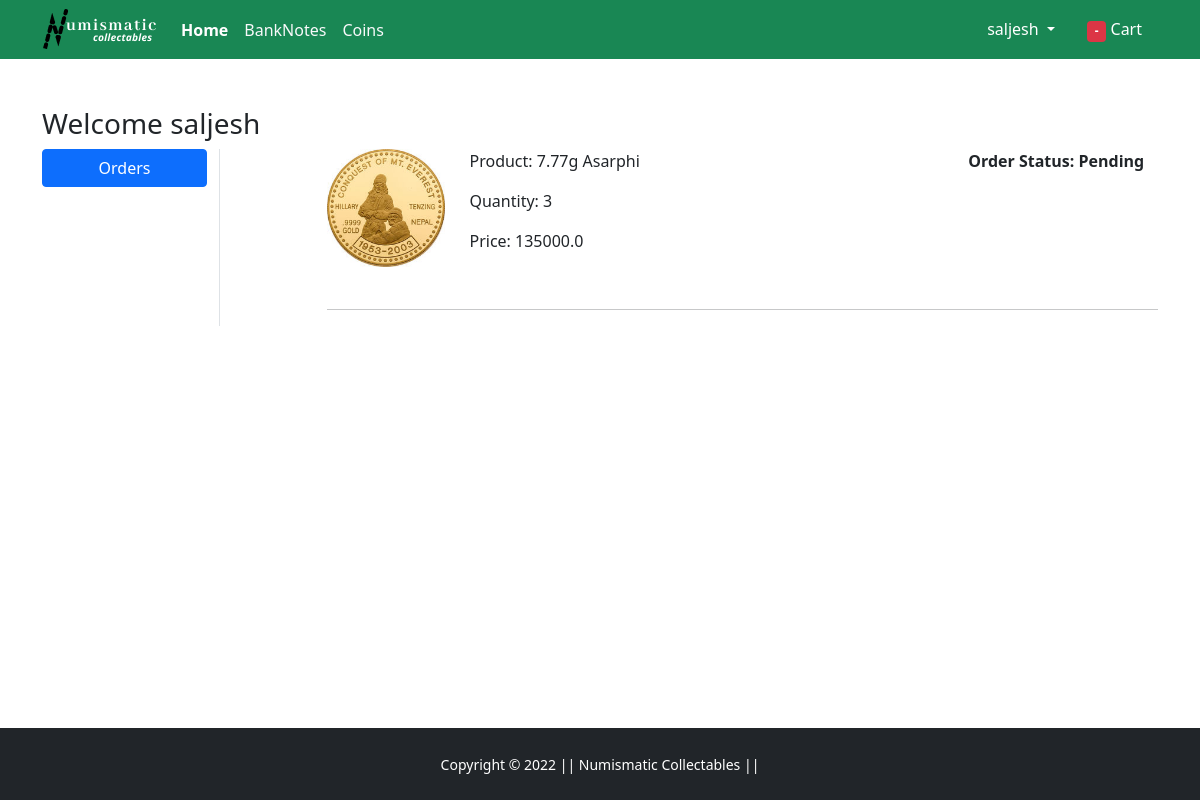
Screenshot of /orders/ (signed in) with the database file from the repository.
### app/models.py (models this page shows, shortened)
class OrderPlaced(models.Model):
    user = models.ForeignKey(User, on_delete=models.CASCADE)
    customer = models.ForeignKey(Customer, on_delete=models.CASCADE)
    product = models.ForeignKey(Product, on_delete=models.CASCADE)
    quantity = models.PositiveIntegerField(default=1)
    ordered_date = models.DateTimeField(auto_now_add = True)
    status = models.CharField(max_length=50, choices = STATUS_CHOICES, default = 'Pending')
    @property
    def total_cost(self):
        return self.quantity * self.product.discounted_price

class Product(models.Model):
    title = models.CharField(max_length=100)
    selling_price = models.FloatField()
    discounted_price = models.FloatField()
    description = models.TextField()
    brand = models.CharField(max_length=100)
    category = models.CharField(choices=CATEGORY_CHOICES, max_length=15)
    product_image = models.ImageField(upload_to="productimg")

### app/views.py (the view)
# urls.py: path('orders/', views.orders, name='orders'),
@login_required
def orders(request):
    op = OrderPlaced.objects.filter(user=request.user)
    return render(request, 'app/orders.html',{'order_placed': op})

### app/templates/app/orders.html (shortened to what this page needs)
{% extends 'app/base.html' %}
{% load static %}
{% block main-content %}
<div class="container my-5">
 <div class="row">
 <h3>Welcome <span class="text-capitalized">{{request.user}}</span></h3>
  <div class="col-sm-2 border-end">
   <ul class="list-unstyled">
    <li class="d-grid"><a href="{% url 'orders' %}" class="btn btn-primary">Orders</a></li>
   </ul>
  </div>
  <div class="col-sm-9 offset-sm-1">
  {% for op in order_placed %}
   <div class="row shadow-sm-1">
        <div class="col-sm-2">
            <img src="{{op.product.product_image.url}}" alt="" class="img-fluid" height="150" width="150">
        </div>
        <div class="col-sm-7">
            <p>Product: {{op.product.title}}</p>
            <p>Quantity: {{op.quantity}}</p>
            <p>Price: {{op.total_cost}}</p>
        </div>
        <div class="col-sm-3 fw-bold">
            <p>Order Status: {{op.status}} </p>
        </div>
   </div><br><hr>
    {% endfor %}
  </div>
 </div>
</div>
{% endblock main-content %}

### app/templates/app/base.html (shortened to what this page needs)
<!doctype html>
{% load static %}
<html lang="en">
  <head>
    <link href="https://cdn.jsdelivr.net/npm/bootstrap@5.0.0-beta1/dist/css/bootstrap.min.css" rel="stylesheet">
    <link rel="stylesheet" href="{% static 'app/css/owl.carousel.min.css' %}">
    <link rel="stylesheet" href="{% static 'app/css/all.min.css' %}">
    <link rel="stylesheet" href="{% static 'app/css/style.css' %}">
  </head>
  <body class="d-flex flex-column min-vh-100">
    <nav class="navbar navbar-expand-lg navbar-dark bg-success sticky-top py-1">
     <div class="container">
       <a class="navbar-brand pr-5" href="/"><img src="{% static 'app/images/banner/logo.png' %}" alt="LOGO"></a>
       <div class="collapse navbar-collapse" id="navbarSupportedContent">
         <ul class="navbar-nav me-auto mb-2 mb-lg-0">
           <li class="nav-item">
             <a class="nav-link active fw-bold" aria-current="page" href="/">Home</a>
           </li>
           <li class="nav-item">
              <li><a class="nav-link text-light" href="{% url 'banknotes' %}">BankNotes</a></li>
            </li>
            <li class="nav-item">
              <li><a class="nav-link text-light" href="{% url 'coins' %}">Coins</a></li>
            </li>
         </ul>
         <div>
          <ul class="navbar-nav me-auto mb-2 mb-lg-0">
          {% if request.user.is_authenticated %}
           <li class="nav-item dropdown mx-2">
              <a class="nav-link dropdown-toggle text-white" href="#" id="profileDropdown" role="button" data-bs-toggle="dropdown" aria-expanded="false">
                <span class"text-capitalized">{{request.user.username}}</span>
              </a>
            </li>
            <li class="nav-item mx-2">
             <a href="{% url 'showcart' %}" class="nav-link text-white"><span class="badge bg-danger">-</span> Cart </a>
            </li>
          {% endif %}
          </ul>
         </div>
       </div>
     </div>
    </nav>
    {% block main-content %} {% endblock main-content %}
    <footer class=" bg-dark text-center py-4 mt-auto">
        <small class="text-white">Copyright &copy; 2022 || Numismatic Collectables || </small>
    </footer>
  </body>
</html>

### rows the page displays
OrderPlaced: product.product_image (picture), product "7.77g Asarphi", quantity "3", total_cost "135000.0", status "Pending"

### other values shown
{{ request.user.username }} "saljesh"
{{ request.user }} "saljesh"
